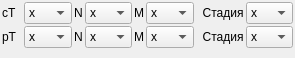
<?xml version="1.0" encoding="UTF-8"?>
<ui version="4.0">
 <class>TNMSPopup</class>
 <widget class="QWidget" name="TNMSPopup">
  <property name="geometry">
   <rect>
    <x>0</x>
    <y>0</y>
    <width>295</width>
    <height>58</height>
   </rect>
  </property>
  <property name="windowTitle">
   <string>Form</string>
  </property>
  <layout class="QGridLayout" name="gridLayout">
   <property name="margin">
    <number>2</number>
   </property>
   <property name="spacing">
    <number>2</number>
   </property>
   <item row="0" column="0">
    <widget class="QLabel" name="lblCTumor">
     <property name="sizePolicy">
      <sizepolicy hsizetype="Maximum" vsizetype="Preferred">
       <horstretch>0</horstretch>
       <verstretch>0</verstretch>
      </sizepolicy>
     </property>
     <property name="text">
      <string>cT</string>
     </property>
    </widget>
   </item>
   <item row="0" column="1">
    <widget class="CRBTNMSComboBox" name="cmbCTumor">
     <property name="sizePolicy">
      <sizepolicy hsizetype="MinimumExpanding" vsizetype="Fixed">
       <horstretch>0</horstretch>
       <verstretch>0</verstretch>
      </sizepolicy>
     </property>
     <property name="sizeAdjustPolicy">
      <enum>QComboBox::AdjustToContents</enum>
     </property>
     <item>
      <property name="text">
       <string>x</string>
      </property>
     </item>
     <item>
      <property name="text">
       <string>0</string>
      </property>
     </item>
     <item>
      <property name="text">
       <string>is</string>
      </property>
     </item>
     <item>
      <property name="text">
       <string>1</string>
      </property>
     </item>
     <item>
      <property name="text">
       <string>2</string>
      </property>
     </item>
     <item>
      <property name="text">
       <string>3</string>
      </property>
     </item>
     <item>
      <property name="text">
       <string>4</string>
      </property>
     </item>
    </widget>
   </item>
   <item row="0" column="2">
    <widget class="QLabel" name="lblCNodus">
     <property name="sizePolicy">
      <sizepolicy hsizetype="Maximum" vsizetype="Preferred">
       <horstretch>0</horstretch>
       <verstretch>0</verstretch>
      </sizepolicy>
     </property>
     <property name="text">
      <string>N</string>
     </property>
    </widget>
   </item>
   <item row="0" column="3">
    <widget class="CRBTNMSComboBox" name="cmbCNodus">
     <property name="sizePolicy">
      <sizepolicy hsizetype="MinimumExpanding" vsizetype="Fixed">
       <horstretch>0</horstretch>
       <verstretch>0</verstretch>
      </sizepolicy>
     </property>
     <property name="sizeAdjustPolicy">
      <enum>QComboBox::AdjustToContents</enum>
     </property>
     <item>
      <property name="text">
       <string>x</string>
      </property>
     </item>
     <item>
      <property name="text">
       <string>0</string>
      </property>
     </item>
     <item>
      <property name="text">
       <string>1</string>
      </property>
     </item>
     <item>
      <property name="text">
       <string>2</string>
      </property>
     </item>
     <item>
      <property name="text">
       <string>3</string>
      </property>
     </item>
    </widget>
   </item>
   <item row="0" column="4">
    <widget class="QLabel" name="lblCMetastasis">
     <property name="sizePolicy">
      <sizepolicy hsizetype="Maximum" vsizetype="Preferred">
       <horstretch>0</horstretch>
       <verstretch>0</verstretch>
      </sizepolicy>
     </property>
     <property name="text">
      <string>M</string>
     </property>
    </widget>
   </item>
   <item row="0" column="5">
    <widget class="CRBTNMSComboBox" name="cmbCMetastasis">
     <property name="sizePolicy">
      <sizepolicy hsizetype="MinimumExpanding" vsizetype="Fixed">
       <horstretch>0</horstretch>
       <verstretch>0</verstretch>
      </sizepolicy>
     </property>
     <property name="sizeAdjustPolicy">
      <enum>QComboBox::AdjustToContents</enum>
     </property>
     <item>
      <property name="text">
       <string>x</string>
      </property>
     </item>
     <item>
      <property name="text">
       <string>0</string>
      </property>
     </item>
     <item>
      <property name="text">
       <string>1</string>
      </property>
     </item>
    </widget>
   </item>
   <item row="0" column="6">
    <widget class="QLabel" name="lblCStage">
     <property name="sizePolicy">
      <sizepolicy hsizetype="Maximum" vsizetype="Preferred">
       <horstretch>0</horstretch>
       <verstretch>0</verstretch>
      </sizepolicy>
     </property>
     <property name="text">
      <string>  Стадия</string>
     </property>
    </widget>
   </item>
   <item row="0" column="7">
    <widget class="CRBTNMSComboBox" name="cmbCStage">
     <property name="sizePolicy">
      <sizepolicy hsizetype="MinimumExpanding" vsizetype="Fixed">
       <horstretch>0</horstretch>
       <verstretch>0</verstretch>
      </sizepolicy>
     </property>
     <property name="sizeAdjustPolicy">
      <enum>QComboBox::AdjustToContents</enum>
     </property>
     <item>
      <property name="text">
       <string>x</string>
      </property>
     </item>
     <item>
      <property name="text">
       <string>0</string>
      </property>
     </item>
     <item>
      <property name="text">
       <string>1</string>
      </property>
     </item>
     <item>
      <property name="text">
       <string>2</string>
      </property>
     </item>
     <item>
      <property name="text">
       <string>3</string>
      </property>
     </item>
     <item>
      <property name="text">
       <string>4</string>
      </property>
     </item>
    </widget>
   </item>
   <item row="1" column="0">
    <widget class="QLabel" name="lblPTumor">
     <property name="sizePolicy">
      <sizepolicy hsizetype="Maximum" vsizetype="Preferred">
       <horstretch>0</horstretch>
       <verstretch>0</verstretch>
      </sizepolicy>
     </property>
     <property name="text">
      <string>pT</string>
     </property>
    </widget>
   </item>
   <item row="1" column="1">
    <widget class="CRBTNMSComboBox" name="cmbPTumor">
     <property name="sizePolicy">
      <sizepolicy hsizetype="MinimumExpanding" vsizetype="Fixed">
       <horstretch>0</horstretch>
       <verstretch>0</verstretch>
      </sizepolicy>
     </property>
     <property name="sizeAdjustPolicy">
      <enum>QComboBox::AdjustToContents</enum>
     </property>
     <item>
      <property name="text">
       <string>x</string>
      </property>
     </item>
     <item>
      <property name="text">
       <string>0</string>
      </property>
     </item>
     <item>
      <property name="text">
       <string>is</string>
      </property>
     </item>
     <item>
      <property name="text">
       <string>1</string>
      </property>
     </item>
     <item>
      <property name="text">
       <string>2</string>
      </property>
     </item>
     <item>
      <property name="text">
       <string>3</string>
      </property>
     </item>
     <item>
      <property name="text">
       <string>4</string>
      </property>
     </item>
    </widget>
   </item>
   <item row="1" column="2">
    <widget class="QLabel" name="lblPNodus">
     <property name="sizePolicy">
      <sizepolicy hsizetype="Maximum" vsizetype="Preferred">
       <horstretch>0</horstretch>
       <verstretch>0</verstretch>
      </sizepolicy>
     </property>
     <property name="text">
      <string>N</string>
     </property>
    </widget>
   </item>
   <item row="1" column="3">
    <widget class="CRBTNMSComboBox" name="cmbPNodus">
     <property name="sizePolicy">
      <sizepolicy hsizetype="MinimumExpanding" vsizetype="Fixed">
       <horstretch>0</horstretch>
       <verstretch>0</verstretch>
      </sizepolicy>
     </property>
     <property name="sizeAdjustPolicy">
      <enum>QComboBox::AdjustToContents</enum>
     </property>
     <item>
      <property name="text">
       <string>x</string>
      </property>
     </item>
     <item>
      <property name="text">
       <string>0</string>
      </property>
     </item>
     <item>
      <property name="text">
       <string>1</string>
      </property>
     </item>
     <item>
      <property name="text">
       <string>2</string>
      </property>
     </item>
     <item>
      <property name="text">
       <string>3</string>
      </property>
     </item>
    </widget>
   </item>
   <item row="1" column="4">
    <widget class="QLabel" name="lblPMetastasis">
     <property name="sizePolicy">
      <sizepolicy hsizetype="Maximum" vsizetype="Preferred">
       <horstretch>0</horstretch>
       <verstretch>0</verstretch>
      </sizepolicy>
     </property>
     <property name="text">
      <string>M</string>
     </property>
    </widget>
   </item>
   <item row="1" column="5">
    <widget class="CRBTNMSComboBox" name="cmbPMetastasis">
     <property name="sizePolicy">
      <sizepolicy hsizetype="MinimumExpanding" vsizetype="Fixed">
       <horstretch>0</horstretch>
       <verstretch>0</verstretch>
      </sizepolicy>
     </property>
     <property name="sizeAdjustPolicy">
      <enum>QComboBox::AdjustToContents</enum>
     </property>
     <item>
      <property name="text">
       <string>x</string>
      </property>
     </item>
     <item>
      <property name="text">
       <string>0</string>
      </property>
     </item>
     <item>
      <property name="text">
       <string>1</string>
      </property>
     </item>
    </widget>
   </item>
   <item row="1" column="6">
    <widget class="QLabel" name="lblPStage">
     <property name="sizePolicy">
      <sizepolicy hsizetype="Maximum" vsizetype="Preferred">
       <horstretch>0</horstretch>
       <verstretch>0</verstretch>
      </sizepolicy>
     </property>
     <property name="text">
      <string>  Стадия</string>
     </property>
    </widget>
   </item>
   <item row="1" column="7">
    <widget class="CRBTNMSComboBox" name="cmbPStage">
     <property name="sizePolicy">
      <sizepolicy hsizetype="MinimumExpanding" vsizetype="Fixed">
       <horstretch>0</horstretch>
       <verstretch>0</verstretch>
      </sizepolicy>
     </property>
     <property name="sizeAdjustPolicy">
      <enum>QComboBox::AdjustToContents</enum>
     </property>
     <item>
      <property name="text">
       <string>x</string>
      </property>
     </item>
     <item>
      <property name="text">
       <string>0</string>
      </property>
     </item>
     <item>
      <property name="text">
       <string>1</string>
      </property>
     </item>
     <item>
      <property name="text">
       <string>2</string>
      </property>
     </item>
     <item>
      <property name="text">
       <string>3</string>
      </property>
     </item>
     <item>
      <property name="text">
       <string>4</string>
      </property>
     </item>
    </widget>
   </item>
   <item row="2" column="0">
    <spacer name="verticalSpacer">
     <property name="orientation">
      <enum>Qt::Vertical</enum>
     </property>
     <property name="sizeHint" stdset="0">
      <size>
       <width>20</width>
       <height>40</height>
      </size>
     </property>
    </spacer>
   </item>
  </layout>
 </widget>
 <customwidgets>
  <customwidget>
   <class>CRBTNMSComboBox</class>
   <extends>QComboBox</extends>
   <header>library/TNMS/RBTNMSComboBox.h</header>
  </customwidget>
 </customwidgets>
 <tabstops>
  <tabstop>cmbCTumor</tabstop>
  <tabstop>cmbCNodus</tabstop>
  <tabstop>cmbCMetastasis</tabstop>
  <tabstop>cmbCStage</tabstop>
  <tabstop>cmbPTumor</tabstop>
  <tabstop>cmbPNodus</tabstop>
  <tabstop>cmbPMetastasis</tabstop>
  <tabstop>cmbPStage</tabstop>
 </tabstops>
 <resources/>
 <connections/>
</ui>
